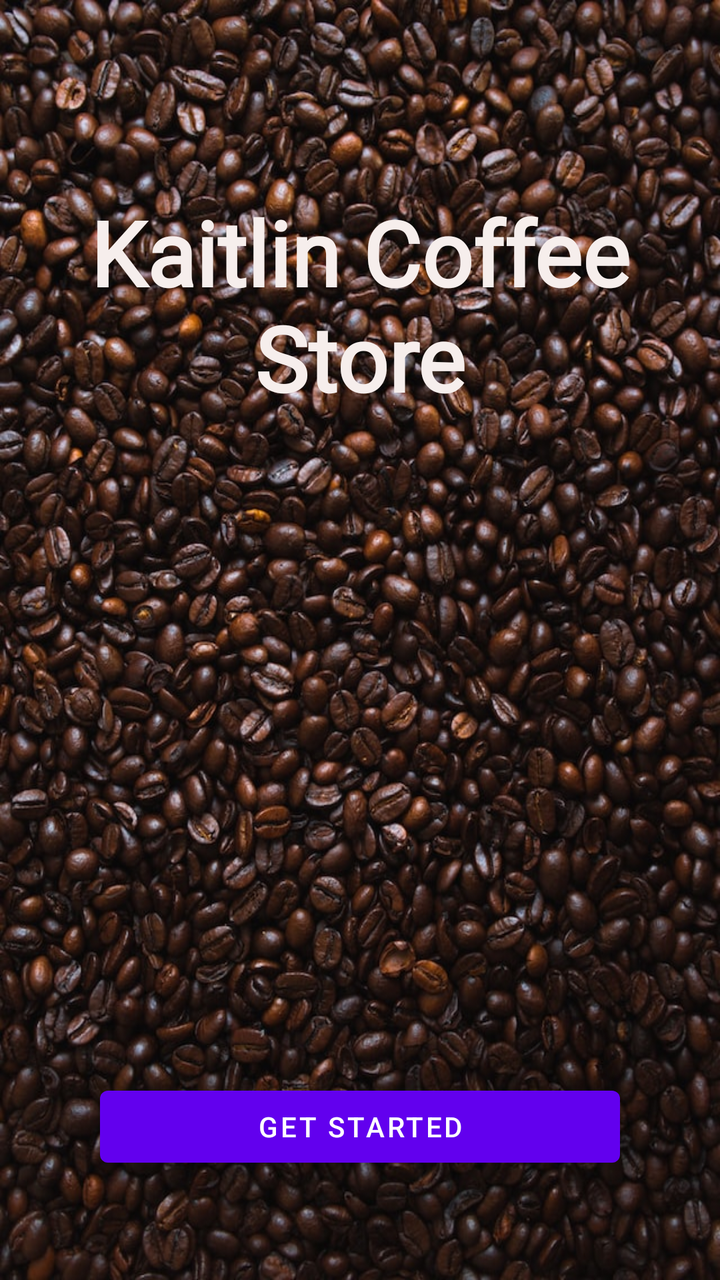
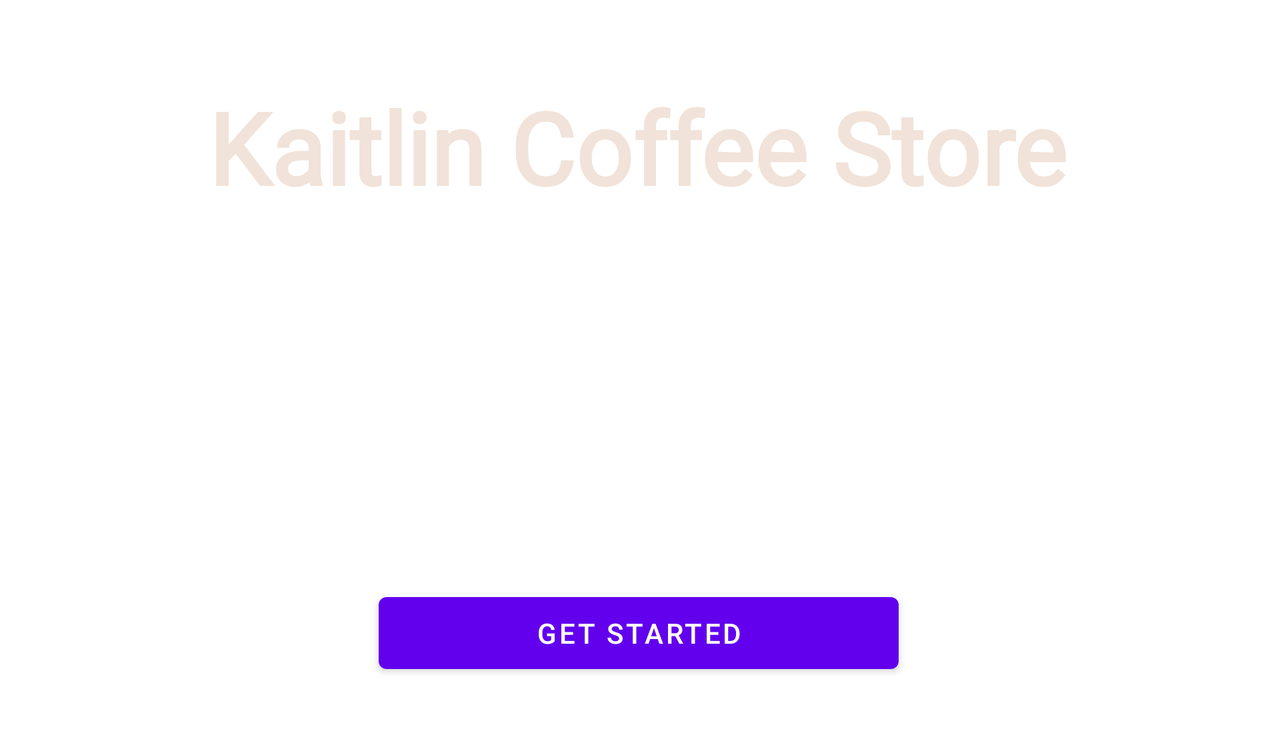

One screen, two layout resources from the same app: the default and the repository's alternative for another configuration. Each is rendered where Android would select it; the XML of both is given below.
<!-- AndroidManifest.xml: application theme Theme.Week2 -->
<!-- res/layout/activity_main.xml -->
<?xml version="1.0" encoding="utf-8"?>
<androidx.constraintlayout.widget.ConstraintLayout xmlns:android="http://schemas.android.com/apk/res/android"
    xmlns:app="http://schemas.android.com/apk/res-auto"
    xmlns:tools="http://schemas.android.com/tools"
    android:layout_width="match_parent"
    android:layout_height="match_parent"
    android:background="@drawable/main_wallpaper"
    tools:context=".MainActivity">

    <ImageView
        android:id="@+id/imageView2"
        android:layout_width="match_parent"
        android:layout_height="match_parent"
        android:contentDescription="@string/centerImage"
        android:gravity="center"
        app:layout_constraintBottom_toBottomOf="parent"
        app:layout_constraintEnd_toEndOf="parent"
        app:layout_constraintHorizontal_bias="0.0"
        app:layout_constraintStart_toStartOf="parent"
        app:layout_constraintTop_toTopOf="parent"
        app:layout_constraintVertical_bias="0.0"
        tools:ignore="ImageContrastCheck" />

    <TextView
        android:id="@+id/textView5"
        android:layout_width="wrap_content"
        android:layout_height="wrap_content"
        android:layout_marginTop="96dp"
        android:layout_marginEnd="12dp"
        android:fontFamily="@font/alegreya_sc"
        android:gravity="center"
        android:text="@string/text"
        android:textColor="#F6EEEC"
        android:textSize="45sp"
        android:textStyle="bold"
        app:layout_constraintEnd_toEndOf="parent"
        app:layout_constraintHorizontal_bias="0.0"
        app:layout_constraintStart_toStartOf="@+id/imageView2"
        app:layout_constraintTop_toTopOf="parent" />

    <com.google.android.material.imageview.ShapeableImageView
        android:id="@+id/logo"
        android:layout_width="230dp"
        android:layout_height="210dp"
        android:layout_marginTop="68dp"
        android:adjustViewBounds="true"
        android:scaleType="centerCrop"
        android:src="@drawable/logo"

        app:layout_constraintEnd_toEndOf="parent"
        app:layout_constraintStart_toStartOf="parent"
        app:layout_constraintTop_toBottomOf="@+id/textView5"
        app:shapeAppearance="@style/CornerCut"
        tools:ignore="MissingConstraints" />

    <Button
        android:id="@+id/startBtn"
        android:layout_width="260dp"
        android:layout_height="wrap_content"
        android:layout_gravity="center"
        android:text="@string/getStarted"
        app:layout_constraintBottom_toBottomOf="@+id/imageView2"
        app:layout_constraintEnd_toEndOf="parent"
        app:layout_constraintStart_toStartOf="parent"
        app:layout_constraintTop_toBottomOf="@+id/logo" />


</androidx.constraintlayout.widget.ConstraintLayout>
<!-- resources referenced by this layout -->
<resources>
  <!-- drawable main_wallpaper: jpg bitmap (drawable, 189165 bytes) -->
  <string name="centerImage">Image</string>
  <string name="getStarted">Get Started</string>
  <string name="text">Kaitlin Coffee Store</string>
  <style name="CornerCut" parent="">
          <item name="cornerFamilyTopLeft">rounded</item>
          <item name="cornerFamilyTopRight">rounded</item>
          <item name="cornerFamilyBottomLeft">rounded</item>
          <item name="cornerFamilyBottomRight">rounded</item>
          <item name="cornerSizeTopLeft">35%</item>
          <item name="cornerSizeTopRight">2%</item>
          <item name="cornerSizeBottomLeft">25%</item>
          <item name="cornerSizeBottomRight">30%</item>
  
      </style>
  <style name="Theme.Week2" parent="Theme.MaterialComponents.DayNight.DarkActionBar">
          
          <item name="colorPrimary">@color/purple_500</item>
          <item name="colorPrimaryVariant">@color/purple_700</item>
          <item name="colorOnPrimary">@color/white</item>
          
          <item name="colorSecondary">@color/teal_200</item>
          <item name="colorSecondaryVariant">@color/teal_700</item>
          <item name="colorOnSecondary">@color/black</item>
          
          <item name="android:statusBarColor" tools:targetApi="l">?attr/colorPrimaryVariant</item>
          
      </style>
  <color name="purple_500">#FF6200EE</color>
  <color name="purple_700">#FF3700B3</color>
  <color name="white">#FFFFFFFF</color>
  <color name="teal_200">#FF03DAC5</color>
  <color name="teal_700">#FF018786</color>
  <color name="black">#FF000000</color>
</resources>
<!-- res/layout-land/activity_main.xml (the repository's variant of the layout above) -->
<!-- drawn on the phone turned sideways -->
<?xml version="1.0" encoding="utf-8"?>
<ScrollView xmlns:android="http://schemas.android.com/apk/res/android"
    xmlns:app="http://schemas.android.com/apk/res-auto"
    xmlns:tools="http://schemas.android.com/tools"
    android:layout_width="match_parent"
    android:background="@drawable/main_wallpaper_land"
    android:fillViewport="true"
    android:layout_height="match_parent">

    <androidx.constraintlayout.widget.ConstraintLayout
        android:layout_width="match_parent"
        android:layout_height="wrap_content"
        tools:context=".MainActivity">

        <ImageView
            android:id="@+id/imageView2"
            android:layout_width="match_parent"
            android:layout_height="match_parent"
            android:contentDescription="@string/centerImage"
            android:gravity="center"
            tools:ignore="ImageContrastCheck" />

        <TextView
            android:id="@+id/textView5"
            android:layout_width="wrap_content"
            android:layout_height="wrap_content"
            android:layout_marginTop="40dp"
            android:layout_marginEnd="12dp"
            android:fontFamily="@font/alegreya_sc"
            android:gravity="center"
            android:text="@string/text"
            android:textColor="#F1E3D9"
            android:textSize="50sp"
            android:textStyle="bold"
            app:layout_constraintEnd_toEndOf="parent"
            app:layout_constraintHorizontal_bias="0.524"
            app:layout_constraintStart_toStartOf="@+id/imageView2"
            app:layout_constraintTop_toTopOf="parent" />

        <com.google.android.material.imageview.ShapeableImageView
            android:id="@+id/logo"
            android:layout_width="186dp"
            android:layout_height="162dp"

            android:layout_marginTop="24dp"
            android:adjustViewBounds="true"
            android:scaleType="centerCrop"
            android:src="@drawable/logo"
            app:layout_constraintEnd_toEndOf="parent"
            app:layout_constraintHorizontal_bias="0.499"
            app:layout_constraintStart_toStartOf="parent"
            app:layout_constraintTop_toBottomOf="@+id/textView5"
            app:shapeAppearance="@style/CornerCutLand"
            tools:ignore="MissingConstraints" />

        <Button
            android:id="@+id/startBtn"
            android:layout_width="260dp"
            android:layout_height="wrap_content"
            android:layout_gravity="center"
            android:layout_marginBottom="36dp"
            android:gravity="center"
            android:text="@string/getStarted"
            app:layout_constraintBottom_toBottomOf="parent"
            app:layout_constraintEnd_toEndOf="parent"
            app:layout_constraintHorizontal_bias="0.498"
            app:layout_constraintStart_toStartOf="parent"
            app:layout_constraintTop_toBottomOf="@+id/logo"
            app:layout_constraintVertical_bias="0.767"
            tools:ignore="TextContrastCheck,TextContrastCheck" />
    </androidx.constraintlayout.widget.ConstraintLayout>
</ScrollView>
<!-- resources referenced by the variant -->
<!-- as the phone turned sideways resolves them -->
<resources>
  <string name="centerImage">Image</string>
  <string name="getStarted">Get Started</string>
  <string name="text">Kaitlin Coffee Store</string>
  <style name="CornerCutLand" parent="">
          <item name="cornerFamilyTopLeft">rounded</item>
          <item name="cornerFamilyTopRight">rounded</item>
          <item name="cornerFamilyBottomLeft">rounded</item>
          <item name="cornerFamilyBottomRight">rounded</item>
          <item name="cornerSizeTopLeft">30%</item>
          <item name="cornerSizeTopRight">1%</item>
          <item name="cornerSizeBottomLeft">20%</item>
          <item name="cornerSizeBottomRight">25%</item>
  
      </style>
  <style name="Theme.Week2" parent="Theme.MaterialComponents.DayNight.DarkActionBar">
          
          <item name="colorPrimary">@color/purple_500</item>
          <item name="colorPrimaryVariant">@color/purple_700</item>
          <item name="colorOnPrimary">@color/white</item>
          
          <item name="colorSecondary">@color/teal_200</item>
          <item name="colorSecondaryVariant">@color/teal_700</item>
          <item name="colorOnSecondary">@color/black</item>
          
          <item name="android:statusBarColor" tools:targetApi="l">?attr/colorPrimaryVariant</item>
          
      </style>
  <color name="purple_500">#FF6200EE</color>
  <color name="purple_700">#FF3700B3</color>
  <color name="white">#FFFFFFFF</color>
  <color name="teal_200">#FF03DAC5</color>
  <color name="teal_700">#FF018786</color>
  <color name="black">#FF000000</color>
</resources>
